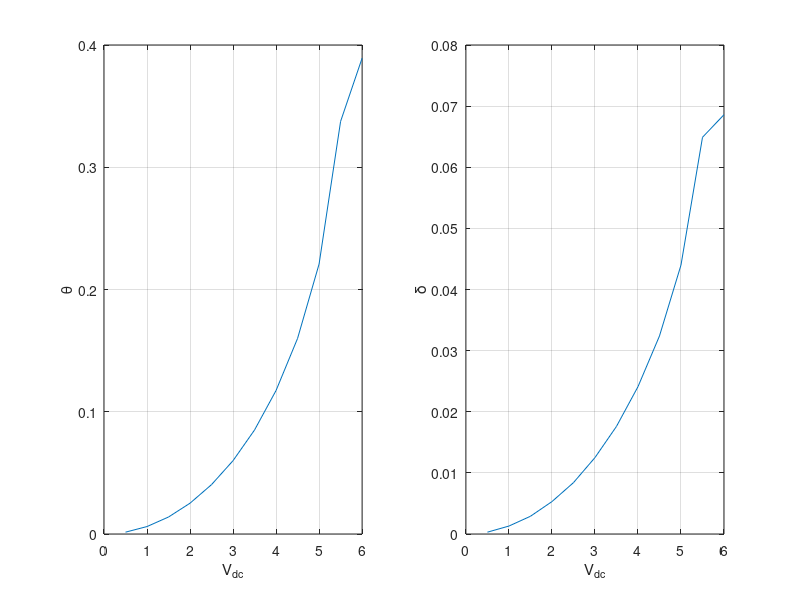

This figure's MATLAB source: (Note: this script raises an error after producing the figure.)
x1 = [0.0015,0.0061,0.0139,0.0252,0.0404,0.06,0.0851,0.1174,0.16,0.2208,0.33749,0.3892];
x3 = [0.0003,0.0013,0.0029,0.0053,0.0084,0.0125,0.0176,0.0241,0.0324,0.044,0.0649,0.0686];
V_2 = [0.5,1,1.5,2,2.5,3,3.5,4,4.5,5,5.5,6];
figure(1)
subplot(1,2,1)
plot(V_2,x1)
grid on
xlabel('V_{dc}')
ylabel('\theta')
subplot(1,2,2)
plot(V_2,x3)
xlabel('V_{dc}')
ylabel('\delta')
grid on
%%
eta_t = e*b*V_2.^2/(2*alpha_max^3*K_t);
torque1dof = eta_t./x1.^2.*(1./(1-beta.*x1)-1./(1-gamma.*x1)+log((1-beta.*x1)./(1-gamma.*x1)));
torque2dof = eta_t./x1.^2.*((1-x3)./(1-x3-beta.*x1)-(1-x3)./(1-x3-gamma.*x1)+log((1-x3-beta.*x1)./(1-x3-gamma.*x1)));
plot(V_2,torque1dof);
grid on
hold on
plot(V_2,torque2dof)
legend('One-DOF model torque','Two-DOF model torque')
xlabel('V_{dc}')
ylabel('Nm')
hold off
%%
% eta_w = e*b*V_2.^2/(2*alpha_max^3*K_t);
% w_non=real(sqrt(-1+eta_w./(x1.^2).*((1./(1-x1).^2-1./(1-x1)))-2.*eta_w./(x1.^3).*(-1+(1./(1-x1))+log(1-x1))));
% fn=w_non/(2*pi)*sqrt(K_t/I_m);
% plot(V_2,w_non)
%%
K_t = 1.54*10^(-9);
a1 = 3*10^(-6);
a2 = 42*10^(-6);
a3 = 50*10^(-6);
d = 2.75*10^(-6);
b = 1000*10^(-6);
t = 1.5*10^(-6);
w = 1.55*10^(-6);
l = 65*10^(-6);
k_y = 6.49;
I_m = 2.5*10^(-20);
V_dc = 3; %%%%%%%%%%%%%%%%%%%%%%%%%%%%%%
m = 4.3*10^(-11);
alpha_max = d/a3;
gamma = a1/a3;
beta = a2/a3;
e = 8.85*10^(-12); %epsilon
eta = e*b*V_dc^2/(2*alpha_max^3*K_t);
omega_y = sqrt(k_y/m);
omega_t = sqrt(K_t/I_m);
omega = omega_y/omega_t;
%x1 = 1;
eta_y = I_m*e*b*V_dc^2/(2*K_t*d^2*m*alpha_max);
%%
delta = 0.0125;
theta = linspace(-1,1.15);
V_1 = theta.^2/2+eta*log((1-beta*theta)./(1-gamma.*theta))./theta; %1dof
V_2 = theta.^2/2+eta*log((1-delta-beta*theta)./(1-delta-gamma.*theta))./theta; %2dof
%%
H1_1dof = 0.251;
H1_2dof = 0.251;
theta1_positive_1dof = sqrt(2*(H1_1dof-V_1));
theta1_negative_1dof = -sqrt(2*(H1_1dof-V_1));
theta1_positive_2dof= sqrt(2*(H1_2dof-V_2));
theta1_negative_2dof = -sqrt(2*(H1_2dof-V_2));
H2_1dof = 0.35;
H2_2dof = 0.35;
theta2_positive_1dof = sqrt(2*(H2_1dof-V_1));
theta2_negative_1dof = -sqrt(2*(H2_1dof-V_1));
theta2_positive_2dof= sqrt(2*(H2_2dof-V_2));
theta2_negative_2dof = -sqrt(2*(H2_2dof-V_2));
H3_1dof = 0.1;
H3_2dof = 0.1;
theta3_positive_1dof = sqrt(2*(H3_1dof-V_1));
theta3_negative_1dof = -sqrt(2*(H3_1dof-V_1));
theta3_positive_2dof= sqrt(2*(H3_2dof-V_2));
theta3_negative_2dof = -sqrt(2*(H3_2dof-V_2));
H4_1dof = 0;
H4_2dof = 0;
theta4_positive_1dof = sqrt(2*(H4_1dof-V_1));
theta4_negative_1dof = -sqrt(2*(H4_1dof-V_1));
theta4_positive_2dof= sqrt(2*(H4_2dof-V_2));
theta4_negative_2dof = -sqrt(2*(H4_2dof-V_2));
H5_2dof = 0.2318;
theta5_positive_2dof= sqrt(2*(H5_2dof-V_2));
theta5_negative_2dof = -sqrt(2*(H5_2dof-V_2));
%%
figure(2)
subplot(2,1,1)
plot(theta,V_1)
grid on
hold on
yline(0.2506,':.r');
yline(0.1,'-.b');
yline(0.35,'-.g');
yline(0,'-.k');
yline(-0.1244,'-.r');
xlabel('\theta')
ylabel('V(\theta)')
axis on
hold off
subplot(2,1,2)
plot(theta,theta1_positive_1dof,'r')
ylabel('$\dot{\theta}$','interpreter','latex')
xlabel('\theta')
grid on
hold on
plot(theta,theta1_negative_1dof,'r')
hold on
plot(theta,theta2_positive_1dof,'g')
hold on
plot(theta,theta2_negative_1dof,'g')
hold on
plot(theta,theta3_positive_1dof,'b')
hold on
plot(theta,theta3_negative_1dof,'b')
hold on
plot(theta,theta4_positive_1dof,'k')
hold on
plot(theta,theta4_negative_1dof,'k')
hold off
%%
figure(3)
subplot(2,1,1)
plot(theta,V_2)
grid on
hold on
yline(0.2319,'-.r');
yline(0.1,'-.b');
yline(0.35,'-.g');
yline(0,'-.k');
yline(-0.1244,'-.r');
yline(0.2506,':.m');
xlabel('\theta')
ylabel('V(\theta)')
axis on
hold off
subplot(2,1,2)
plot(theta,theta1_positive_2dof,':m')
grid on
hold on
plot(theta,theta1_negative_2dof,':m')
hold on
plot(theta,theta2_positive_2dof,'g')
hold on
plot(theta,theta2_negative_2dof,'g')
hold on
plot(theta,theta3_positive_2dof,'b')
hold on
plot(theta,theta3_negative_2dof,'b')
hold on
plot(theta,theta4_positive_2dof,'k')
hold on
plot(theta,theta4_negative_2dof,'k')
hold on
plot(theta,theta5_positive_2dof,'r')
hold on
plot(theta,theta5_negative_2dof,'r')
ylabel('$\dot{\theta}$','interpreter','latex')
xlabel('\theta')
hold off
